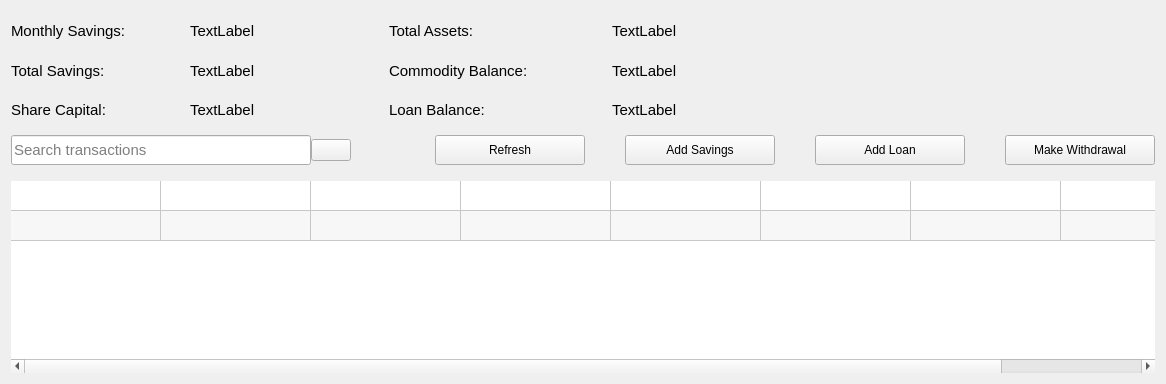
          <widget class="QWidget" name="monthlyTab">
           <attribute name="title">
            <string>Monthly Savings and Loans</string>
           </attribute>
           <layout class="QGridLayout" name="gridLayout_46">
            <item row="0" column="0">
             <layout class="QGridLayout" name="gridLayout_44">
              <property name="topMargin">
               <number>10</number>
              </property>
              <property name="verticalSpacing">
               <number>20</number>
              </property>
              <item row="1" column="4">
               <widget class="QLabel" name="label_100">
                <property name="font">
                 <font>
                  <pointsize>11</pointsize>
                 </font>
                </property>
                <property name="text">
                 <string>Commodity Balance:</string>
                </property>
               </widget>
              </item>
              <item row="0" column="6">
               <widget class="QLabel" name="totalAssetsLbl">
                <property name="font">
                 <font>
                  <pointsize>11</pointsize>
                 </font>
                </property>
                <property name="text">
                 <string>TextLabel</string>
                </property>
               </widget>
              </item>
              <item row="1" column="0">
               <widget class="QLabel" name="label_94">
                <property name="font">
                 <font>
                  <pointsize>11</pointsize>
                 </font>
                </property>
                <property name="text">
                 <string>Total Savings:</string>
                </property>
               </widget>
              </item>
              <item row="1" column="3">
               <spacer name="horizontalSpacer_37">
                <property name="orientation">
                 <enum>Qt::Horizontal</enum>
                </property>
                <property name="sizeHint" stdset="0">
                 <size>
                  <width>128</width>
                  <height>20</height>
                 </size>
                </property>
               </spacer>
              </item>
              <item row="1" column="5">
               <spacer name="horizontalSpacer_39">
                <property name="orientation">
                 <enum>Qt::Horizontal</enum>
                </property>
                <property name="sizeHint" stdset="0">
                 <size>
                  <width>78</width>
                  <height>20</height>
                 </size>
                </property>
               </spacer>
              </item>
              <item row="1" column="6">
               <widget class="QLabel" name="commodityBalanceLbl">
                <property name="font">
                 <font>
                  <pointsize>11</pointsize>
                 </font>
                </property>
                <property name="text">
                 <string>TextLabel</string>
                </property>
               </widget>
              </item>
              <item row="2" column="0">
               <widget class="QLabel" name="label_95">
                <property name="font">
                 <font>
                  <pointsize>11</pointsize>
                 </font>
                </property>
                <property name="text">
                 <string>Share Capital:</string>
                </property>
               </widget>
              </item>
              <item row="0" column="2">
               <widget class="QLabel" name="montlySavingsLbl">
                <property name="font">
                 <font>
                  <pointsize>11</pointsize>
                 </font>
                </property>
                <property name="text">
                 <string>TextLabel</string>
                </property>
               </widget>
              </item>
              <item row="2" column="2">
               <widget class="QLabel" name="shareCapitalLbl">
                <property name="font">
                 <font>
                  <pointsize>11</pointsize>
                 </font>
                </property>
                <property name="text">
                 <string>TextLabel</string>
                </property>
               </widget>
              </item>
              <item row="2" column="4">
               <widget class="QLabel" name="label_101">
                <property name="font">
                 <font>
                  <pointsize>11</pointsize>
                 </font>
                </property>
                <property name="text">
                 <string>Loan Balance:</string>
                </property>
               </widget>
              </item>
              <item row="0" column="0">
               <widget class="QLabel" name="label_29">
                <property name="font">
                 <font>
                  <pointsize>11</pointsize>
                 </font>
                </property>
                <property name="text">
                 <string>Monthly Savings:</string>
                </property>
               </widget>
              </item>
              <item row="2" column="6">
               <widget class="QLabel" name="loanBalanceLbl">
                <property name="font">
                 <font>
                  <pointsize>11</pointsize>
                 </font>
                </property>
                <property name="text">
                 <string>TextLabel</string>
                </property>
               </widget>
              </item>
              <item row="0" column="1">
               <spacer name="horizontalSpacer_38">
                <property name="orientation">
                 <enum>Qt::Horizontal</enum>
                </property>
                <property name="sizeHint" stdset="0">
                 <size>
                  <width>58</width>
                  <height>20</height>
                 </size>
                </property>
               </spacer>
              </item>
              <item row="0" column="4">
               <widget class="QLabel" name="label_103">
                <property name="font">
                 <font>
                  <pointsize>11</pointsize>
                 </font>
                </property>
                <property name="text">
                 <string>Total Assets:</string>
                </property>
               </widget>
              </item>
              <item row="1" column="2">
               <widget class="QLabel" name="totalSavingsLbl">
                <property name="font">
                 <font>
                  <pointsize>11</pointsize>
                 </font>
                </property>
                <property name="text">
                 <string>TextLabel</string>
                </property>
               </widget>
              </item>
             </layout>
            </item>
            <item row="0" column="1">
             <spacer name="horizontalSpacer_40">
              <property name="orientation">
               <enum>Qt::Horizontal</enum>
              </property>
              <property name="sizeHint" stdset="0">
               <size>
                <width>472</width>
                <height>20</height>
               </size>
              </property>
             </spacer>
            </item>
            <item row="1" column="0" colspan="2">
             <layout class="QHBoxLayout" name="horizontalLayout_27">
              <property name="spacing">
               <number>0</number>
              </property>
              <property name="topMargin">
               <number>10</number>
              </property>
              <property name="bottomMargin">
               <number>10</number>
              </property>
              <item>
               <widget class="QLineEdit" name="searchTransTxt">
                <property name="minimumSize">
                 <size>
                  <width>300</width>
                  <height>30</height>
                 </size>
                </property>
                <property name="maximumSize">
                 <size>
                  <width>300</width>
                  <height>30</height>
                 </size>
                </property>
                <property name="font">
                 <font>
                  <pointsize>11</pointsize>
                 </font>
                </property>
                <property name="placeholderText">
                 <string>Search transactions</string>
                </property>
               </widget>
              </item>
              <item>
               <widget class="QPushButton" name="searchTransBtn">
                <property name="text">
                 <string/>
                </property>
                <property name="icon">
                 <iconset resource="../static/resource.qrc">
                  <normaloff>:/icons/icon/black/search.svg</normaloff>:/icons/icon/black/search.svg</iconset>
                </property>
                <property name="iconSize">
                 <size>
                  <width>20</width>
                  <height>20</height>
                 </size>
                </property>
               </widget>
              </item>
              <item>
               <spacer name="horizontalSpacer_41">
                <property name="orientation">
                 <enum>Qt::Horizontal</enum>
                </property>
                <property name="sizeHint" stdset="0">
                 <size>
                  <width>78</width>
                  <height>20</height>
                 </size>
                </property>
               </spacer>
              </item>
              <item>
               <layout class="QHBoxLayout" name="horizontalLayout_28">
                <item>
                 <widget class="QPushButton" name="refreshTransBtn">
                  <property name="minimumSize">
                   <size>
                    <width>150</width>
                    <height>30</height>
                   </size>
                  </property>
                  <property name="text">
                   <string>Refresh</string>
                  </property>
                  <property name="icon">
                   <iconset resource="../static/resource.qrc">
                    <normaloff>:/icons/icon/white/refresh-cw.svg</normaloff>:/icons/icon/white/refresh-cw.svg</iconset>
                  </property>
                 </widget>
                </item>
                <item>
                 <spacer name="horizontalSpacer_36">
                  <property name="orientation">
                   <enum>Qt::Horizontal</enum>
                  </property>
                  <property name="sizeHint" stdset="0">
                   <size>
                    <width>40</width>
                    <height>20</height>
                   </size>
                  </property>
                 </spacer>
                </item>
                <item>
                 <widget class="QPushButton" name="addSavingsBtn">
                  <property name="minimumSize">
                   <size>
                    <width>150</width>
                    <height>30</height>
                   </size>
                  </property>
                  <property name="text">
                   <string>Add Savings</string>
                  </property>
                  <property name="icon">
                   <iconset resource="../static/resource.qrc">
                    <normaloff>:/icons/icon/white/plus-circle.svg</normaloff>:/icons/icon/white/plus-circle.svg</iconset>
                  </property>
                 </widget>
                </item>
                <item>
                 <spacer name="horizontalSpacer_43">
                  <property name="orientation">
                   <enum>Qt::Horizontal</enum>
                  </property>
                  <property name="sizeHint" stdset="0">
                   <size>
                    <width>40</width>
                    <height>20</height>
                   </size>
                  </property>
                 </spacer>
                </item>
                <item>
                 <widget class="QPushButton" name="addLoanBtn">
                  <property name="minimumSize">
                   <size>
                    <width>150</width>
                    <height>30</height>
                   </size>
                  </property>
                  <property name="text">
                   <string>Add Loan</string>
                  </property>
                  <property name="icon">
                   <iconset resource="../static/resource.qrc">
                    <normaloff>:/icons/icon/white/folder-plus.svg</normaloff>:/icons/icon/white/folder-plus.svg</iconset>
                  </property>
                 </widget>
                </item>
                <item>
                 <spacer name="horizontalSpacer_44">
                  <property name="orientation">
                   <enum>Qt::Horizontal</enum>
                  </property>
                  <property name="sizeHint" stdset="0">
                   <size>
                    <width>40</width>
                    <height>20</height>
                   </size>
                  </property>
                 </spacer>
                </item>
                <item>
                 <widget class="QPushButton" name="makeWithdrawalBtn">
                  <property name="minimumSize">
                   <size>
                    <width>150</width>
                    <height>30</height>
                   </size>
                  </property>
                  <property name="text">
                   <string>Make Withdrawal</string>
                  </property>
                  <property name="icon">
                   <iconset resource="../static/resource.qrc">
                    <normaloff>:/icons/icon/white/file-minus.svg</normaloff>:/icons/icon/white/file-minus.svg</iconset>
                  </property>
                 </widget>
                </item>
               </layout>
              </item>
             </layout>
            </item>
            <item row="2" column="0" colspan="2">
             <widget class="QTableWidget" name="monthlySavingsTable">
              <property name="font">
               <font>
                <pointsize>11</pointsize>
               </font>
              </property>
              <property name="focusPolicy">
               <enum>Qt::NoFocus</enum>
              </property>
              <property name="frameShape">
               <enum>QFrame::Box</enum>
              </property>
              <property name="frameShadow">
               <enum>QFrame::Sunken</enum>
              </property>
              <property name="lineWidth">
               <number>0</number>
              </property>
              <property name="editTriggers">
               <set>QAbstractItemView::NoEditTriggers</set>
              </property>
              <property name="alternatingRowColors">
               <bool>true</bool>
              </property>
              <property name="selectionMode">
               <enum>QAbstractItemView::SingleSelection</enum>
              </property>
              <property name="selectionBehavior">
               <enum>QAbstractItemView::SelectRows</enum>
              </property>
              <property name="textElideMode">
               <enum>Qt::ElideRight</enum>
              </property>
              <property name="showGrid">
               <bool>true</bool>
              </property>
              <property name="gridStyle">
               <enum>Qt::SolidLine</enum>
              </property>
              <property name="rowCount">
               <number>2</number>
              </property>
              <attribute name="horizontalHeaderVisible">
               <bool>false</bool>
              </attribute>
              <attribute name="horizontalHeaderDefaultSectionSize">
               <number>150</number>
              </attribute>
              <attribute name="horizontalHeaderStretchLastSection">
               <bool>true</bool>
              </attribute>
              <attribute name="verticalHeaderVisible">
               <bool>false</bool>
              </attribute>
              <row/>
              <row/>
              <column>
               <property name="text">
                <string>Transaction ID</string>
               </property>
              </column>
              <column>
               <property name="text">
                <string>Date</string>
               </property>
              </column>
              <column>
               <property name="text">
                <string>Transaction Details</string>
               </property>
              </column>
              <column>
               <property name="text">
                <string>Amount</string>
               </property>
              </column>
              <column>
               <property name="text">
                <string>Interest Paid</string>
               </property>
              </column>
              <column>
               <property name="text">
                <string>Total Savings</string>
               </property>
              </column>
              <column>
               <property name="text">
                <string>Loan Balance</string>
               </property>
              </column>
              <column>
               <property name="text">
                <string>Last Updated</string>
               </property>
              </column>
              <item row="0" column="3">
               <property name="text">
                <string/>
               </property>
              </item>
              <item row="1" column="3">
               <property name="text">
                <string/>
               </property>
              </item>
             </widget>
            </item>
           </layout>
          </widget>
